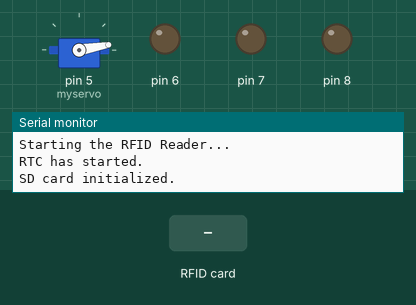
Bench run of a sketch on a simulated Arduino Uno, built with avr-gcc and run on an emulated ATmega328P. On the bench: servo, output pins drawn as LEDs (lit = HIGH), the last lines printed to the serial monitor. The test bench sets the inputs (shaded band). The local clock reads 2024-03-15 10:24:30 at power-on unless the sketch sets it; storage starts empty; pins used as bus, display or sensor lines are not drawn.

Above: at 1.2 s.
1.3 s: RFID card 5E 7A 19 C4 held to the reader
At 2.7 s:
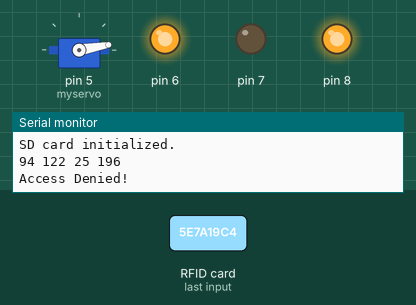
Timing chart, 0 to 4.3 s (numbered marks = the images above; inputs shaded):
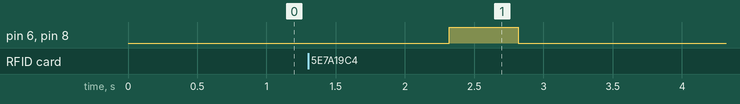

Measured:
- after the input at 1.3 s, pin 6, pin 8: LOW → HIGH after 1.0 s, → LOW 0.50 s later

The sketch:

DoorLockCode.ino
```cpp
#include <SPI.h>
#include <RFID.h>
#include <Wire.h>
#include <RTClib.h>
#include <SD.h>
#include <Servo.h>

#define RFID_SS_PIN 2
#define RST_PIN 9
#define SD_SS_PIN 10

RFID rfid(RFID_SS_PIN, RST_PIN);
RTC_PCF8523 rtc;

const char* filename = "RFID_Log.csv";

char daysOfTheWeek[7][12] = {"Sunday", "Monday", "Tuesday", "Wednesday", "Thursday", "Friday", "Saturday"};

String rfidCard;
bool isRFIDTagDetected = false;
File dataFile;

String accessStatus;

Servo myservo;

void setup() {
  Serial.begin(9600);
  Serial.println("Starting the RFID Reader...");
  myservo.attach(5);
  myservo.write(10);
  pinMode(8, OUTPUT);
  pinMode(7, OUTPUT);
  pinMode(6, OUTPUT);
  SPI.begin();
  rfid.init();

  pinMode(SD_SS_PIN, OUTPUT);
  pinMode(RFID_SS_PIN, OUTPUT);

  digitalWrite(SD_SS_PIN, HIGH);
  digitalWrite(RFID_SS_PIN, HIGH);

  if (!rtc.begin()) {
    Serial.println("Couldn't find RTC");
    while (1);
  }

  Serial.println("RTC has started.");

  if (!rtc.initialized() || rtc.lostPower()) {
    Serial.println("RTC is NOT initialized, let's set the time!");
    rtc.adjust(DateTime(F(__DATE__), F(__TIME__)));
  }

  rtc.start();

  if (!SD.begin(SD_SS_PIN)) {
    Serial.println("Card initialization failed!");
    while (1);
  }

  Serial.println("SD card initialized.");


  if (!SD.exists(filename)) {
    dataFile = SD.open(filename, FILE_WRITE);
    if (dataFile) {
      dataFile.println("Date,Day of Week,Time,RFID Card,Access Status");
      dataFile.close();
    } else {
      Serial.println("Error creating new file!");
    }
  }
}

void logData() {
  if (isRFIDTagDetected) {
    digitalWrite(RFID_SS_PIN, HIGH);
    digitalWrite(SD_SS_PIN, LOW);

    DateTime now = rtc.now();

    dataFile = SD.open("RFID_Log.csv", FILE_WRITE);

    if (dataFile) {
      dataFile.print(now.year()); dataFile.print('/');
      dataFile.print(now.month()); dataFile.print('/');
      dataFile.print(now.day()); dataFile.print(",");
      dataFile.print(daysOfTheWeek[now.dayOfTheWeek()]); dataFile.print(",");
      dataFile.print(now.hour()); dataFile.print(':');
      dataFile.print(now.minute()); dataFile.print(':');
      dataFile.print(now.second()); dataFile.print(",");
      dataFile.print(rfidCard); dataFile.print(",");
      dataFile.println(accessStatus);

      dataFile.close();
    } else {
      Serial.println("Error opening file for writing!");
    }

    digitalWrite(SD_SS_PIN, HIGH);
    digitalWrite(RFID_SS_PIN, LOW);

    isRFIDTagDetected = false;
  }
}

void loop() {
  if (rfid.isCard()) {
    if (rfid.readCardSerial()) {
      delay(1000);
      rfidCard = String(rfid.serNum[0]) + " " + String(rfid.serNum[1]) + " " + String(rfid.serNum[2]) + " " + String(rfid.serNum[3]);
      Serial.println(rfidCard);

      if (rfidCard == "168 190 190 18") {
        Serial.println("Access Granted!");
        accessStatus = ("Access Granted!");
        digitalWrite(8, HIGH);
        digitalWrite(7, HIGH);
        delay(100);
        digitalWrite(8, LOW);
        digitalWrite(7, LOW);
        delay(100);
        digitalWrite(8, HIGH);
        digitalWrite(7, HIGH);
        delay(100);
        digitalWrite(8, LOW);
        digitalWrite(7, LOW);
        delay(100);
        myservo.write(70);
        delay(2000);
        myservo.write(10);
        // delay(1000);
        // myservo.write(80);

      } else {
        Serial.println("Access Denied!");
        accessStatus = ("Access Denied!");
        digitalWrite(8, HIGH);
        digitalWrite(6, HIGH);
        delay(500);
        digitalWrite(8, LOW);
        digitalWrite(6, LOW);
      }

      rfid.halt();
      isRFIDTagDetected = true;
    }
  }

  logData();
}
```
